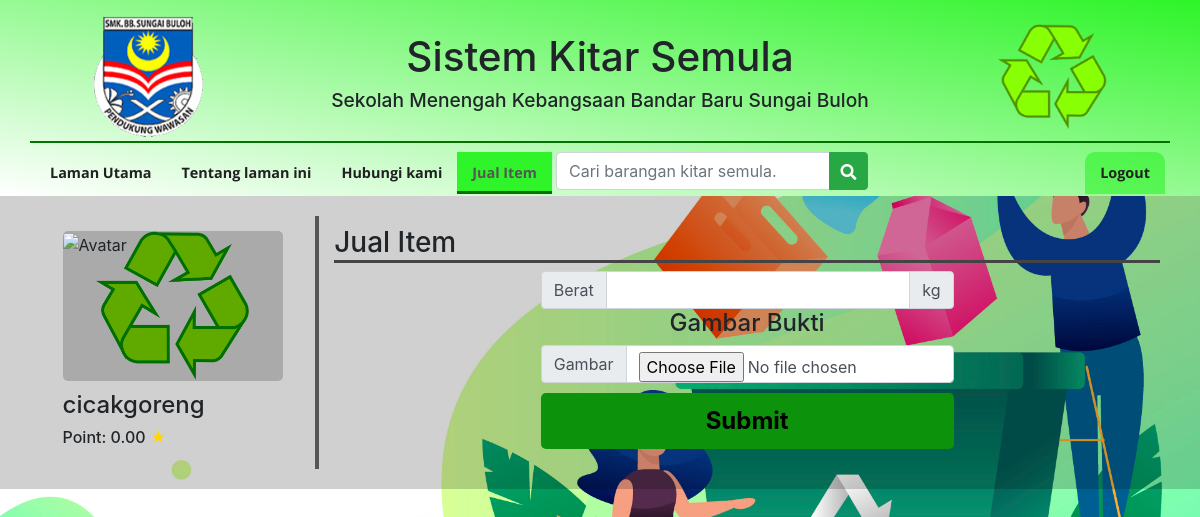
/jual/index.php (signed in), run on an earlier commit of the app's database.
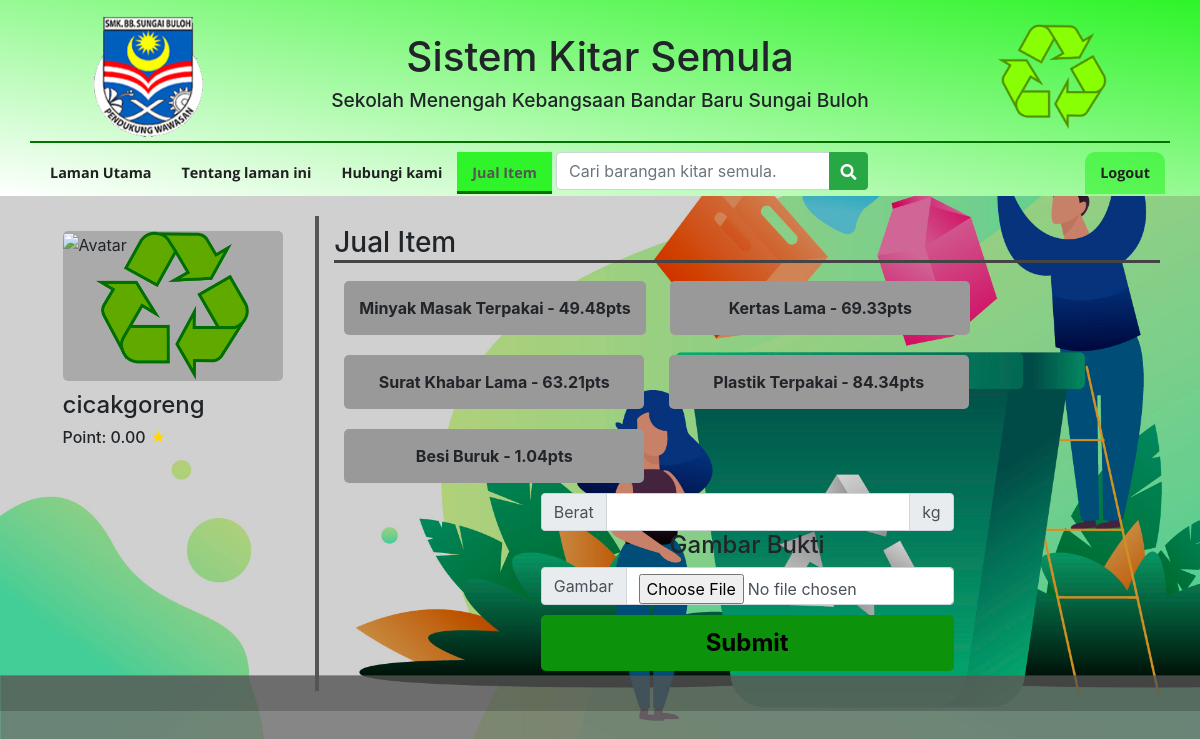
And on a later commit of the database.
### tables this page shows
CREATE TABLE IF NOT EXISTS `item_kitar_semula` (
  `idItem` varchar(20) NOT NULL,
  `namaItem` varchar(200) NOT NULL,
  `hargaPerKiloItem` double(10,2) NOT NULL DEFAULT 0.00,
  PRIMARY KEY (`idItem`)
);

### assets/php/base.php (called while the page is built, shortened)
<?php
include("connection.php");
function getUser($userId) {
    global $condb;
    $sql = "SELECT * FROM pengguna WHERE id = '$userId'";
    $run_sql = mysqli_query($condb, $sql);
    return $run_sql->fetch_assoc();
}
?>

### jual/index.php (the view, shortened to what this page needs)
<?php
include("../assets/php/connection.php");
include("../assets/php/base.php");
?>
<!DOCTYPE html>
<html>
<head>
    <link rel="stylesheet" href="assets/css/bootstrap.min.css">
    <link rel="stylesheet" href="assets/css/style.css">
    <link rel="stylesheet" href="https://use.fontawesome.com/releases/v5.7.1/css/all.css">
</head>
<body>
    <?php
    include("../assets/template/navbar.template.php");
    ?>
    <main>
        <div class="jual container">
            <div class="profile-section">
                <div class="avatar">
                    <img src="<?=$_SESSION["avatar_link"]?>" alt="Avatar">
                </div>
                <div class="bio">
                    <div class="nama">
                        <h4><?=$_SESSION['nama']?></h4>
                    </div>
                    <div class="point-container">
                        <h6>
                            Point:
                            <div class="point d-inline">
                                <span><?=getUser((int)$_SESSION["id"])["point"]?></span>
                            </div>
                            <span class="star-point" style="color: gold;">
                            </span>
                        </h6>
                    </div>
                </div>
            </div>
            <div class="sell-section">
                <h3>Jual Item</h3>
                <form action="jual/jual.php" method="POST" enctype="multipart/form-data">
                    <div class="options">
                        <?php
                            $sql_item = "SELECT * FROM item_kitar_semula";
                            $items = [];
                            $run_sql_item = mysqli_query($condb, $sql_item);
                            while($item = mysqli_fetch_assoc($run_sql_item)) {
                            array_push($items, $item);
                            }
                            foreach($items as $item) {
                            ?>
                        <div class="option">
                            <label for="<?=$item['namaItem']?>"><?=$item['namaItem']?> -
                                <?=$item['hargaPerKiloItem']?>pts</label>
                        </div>
                        <?php
                            }
                        ?>
                    </div>
                    <div class="input-group w-50 m-auto">
                        <div class="input-group-prepend">
                            <div class="input-group-text">Berat</div>
                        </div>
                        <input type="text" name="berat" id="" class="form-control">
                        <div class="input-group-append">
                            <div class="input-group-text">kg</div>
                        </div>
                    </div>
                    <div class="proof" class="text-align" style="text-align: center;">
                        <h4>Gambar Bukti</h4>
                        <div class="input-group w-50 mr-auto ml-auto">
                            <div class="input-group-prepend">
                                <label for="proof" class="input-group-text">Gambar</label>
                            </div>
                            <input type="file" name="proof" id="proof" accept="image/*" onchange="readFile(this)"
                                class="form-control">
                        </div>
                    </div>
                    <div class="submit">
                        <input type="submit" value="Submit">
                    </div>
                </form>
            </div>
        </div>
    </main>
    <link rel="stylesheet" href="jual/jual.min.css">
</body>
</html>

What changed in the data, as far as the page shows it:
added item_kitar_semula: namaItem "Minyak Masak Terpakai", hargaPerKiloItem "49.48"
added item_kitar_semula: namaItem "Kertas Lama", hargaPerKiloItem "69.33"
added item_kitar_semula: namaItem "Surat Khabar Lama", hargaPerKiloItem "63.21"
added item_kitar_semula: namaItem "Plastik Terpakai", hargaPerKiloItem "84.34"
added item_kitar_semula: namaItem "Besi Buruk", hargaPerKiloItem "1.04"
